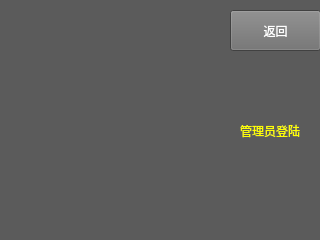
<?xml version="1.0" encoding="UTF-8"?>
<ui version="4.0">
 <class>Login</class>
 <widget class="QWidget" name="Login">
  <property name="enabled">
   <bool>true</bool>
  </property>
  <property name="geometry">
   <rect>
    <x>0</x>
    <y>0</y>
    <width>320</width>
    <height>240</height>
   </rect>
  </property>
  <property name="palette">
   <palette>
    <active>
     <colorrole role="WindowText">
      <brush brushstyle="SolidPattern">
       <color alpha="255">
        <red>255</red>
        <green>255</green>
        <blue>0</blue>
       </color>
      </brush>
     </colorrole>
     <colorrole role="Base">
      <brush brushstyle="SolidPattern">
       <color alpha="255">
        <red>255</red>
        <green>255</green>
        <blue>255</blue>
       </color>
      </brush>
     </colorrole>
     <colorrole role="Window">
      <brush brushstyle="SolidPattern">
       <color alpha="255">
        <red>91</red>
        <green>91</green>
        <blue>91</blue>
       </color>
      </brush>
     </colorrole>
    </active>
    <inactive>
     <colorrole role="WindowText">
      <brush brushstyle="SolidPattern">
       <color alpha="255">
        <red>255</red>
        <green>255</green>
        <blue>0</blue>
       </color>
      </brush>
     </colorrole>
     <colorrole role="Base">
      <brush brushstyle="SolidPattern">
       <color alpha="255">
        <red>255</red>
        <green>255</green>
        <blue>255</blue>
       </color>
      </brush>
     </colorrole>
     <colorrole role="Window">
      <brush brushstyle="SolidPattern">
       <color alpha="255">
        <red>91</red>
        <green>91</green>
        <blue>91</blue>
       </color>
      </brush>
     </colorrole>
    </inactive>
    <disabled>
     <colorrole role="WindowText">
      <brush brushstyle="SolidPattern">
       <color alpha="255">
        <red>120</red>
        <green>120</green>
        <blue>120</blue>
       </color>
      </brush>
     </colorrole>
     <colorrole role="Base">
      <brush brushstyle="SolidPattern">
       <color alpha="255">
        <red>91</red>
        <green>91</green>
        <blue>91</blue>
       </color>
      </brush>
     </colorrole>
     <colorrole role="Window">
      <brush brushstyle="SolidPattern">
       <color alpha="255">
        <red>91</red>
        <green>91</green>
        <blue>91</blue>
       </color>
      </brush>
     </colorrole>
    </disabled>
   </palette>
  </property>
  <property name="windowTitle">
   <string>Home</string>
  </property>
  <property name="autoFillBackground">
   <bool>false</bool>
  </property>
  <widget class="QPushButton" name="pushButton">
   <property name="geometry">
    <rect>
     <x>230</x>
     <y>10</y>
     <width>91</width>
     <height>41</height>
    </rect>
   </property>
   <property name="palette">
    <palette>
     <active>
      <colorrole role="Button">
       <brush brushstyle="SolidPattern">
        <color alpha="255">
         <red>111</red>
         <green>111</green>
         <blue>111</blue>
        </color>
       </brush>
      </colorrole>
      <colorrole role="ButtonText">
       <brush brushstyle="SolidPattern">
        <color alpha="255">
         <red>255</red>
         <green>255</green>
         <blue>255</blue>
        </color>
       </brush>
      </colorrole>
     </active>
     <inactive>
      <colorrole role="Button">
       <brush brushstyle="SolidPattern">
        <color alpha="255">
         <red>111</red>
         <green>111</green>
         <blue>111</blue>
        </color>
       </brush>
      </colorrole>
      <colorrole role="ButtonText">
       <brush brushstyle="SolidPattern">
        <color alpha="255">
         <red>255</red>
         <green>255</green>
         <blue>255</blue>
        </color>
       </brush>
      </colorrole>
     </inactive>
     <disabled>
      <colorrole role="Button">
       <brush brushstyle="SolidPattern">
        <color alpha="255">
         <red>111</red>
         <green>111</green>
         <blue>111</blue>
        </color>
       </brush>
      </colorrole>
      <colorrole role="ButtonText">
       <brush brushstyle="SolidPattern">
        <color alpha="255">
         <red>120</red>
         <green>120</green>
         <blue>120</blue>
        </color>
       </brush>
      </colorrole>
     </disabled>
    </palette>
   </property>
   <property name="text">
    <string>返回</string>
   </property>
  </widget>
  <widget class="QLabel" name="label">
   <property name="geometry">
    <rect>
     <x>240</x>
     <y>120</y>
     <width>61</width>
     <height>21</height>
    </rect>
   </property>
   <property name="text">
    <string>管理员登陆</string>
   </property>
  </widget>
 </widget>
 <layoutdefault spacing="6" margin="11"/>
 <resources/>
 <connections/>
</ui>
